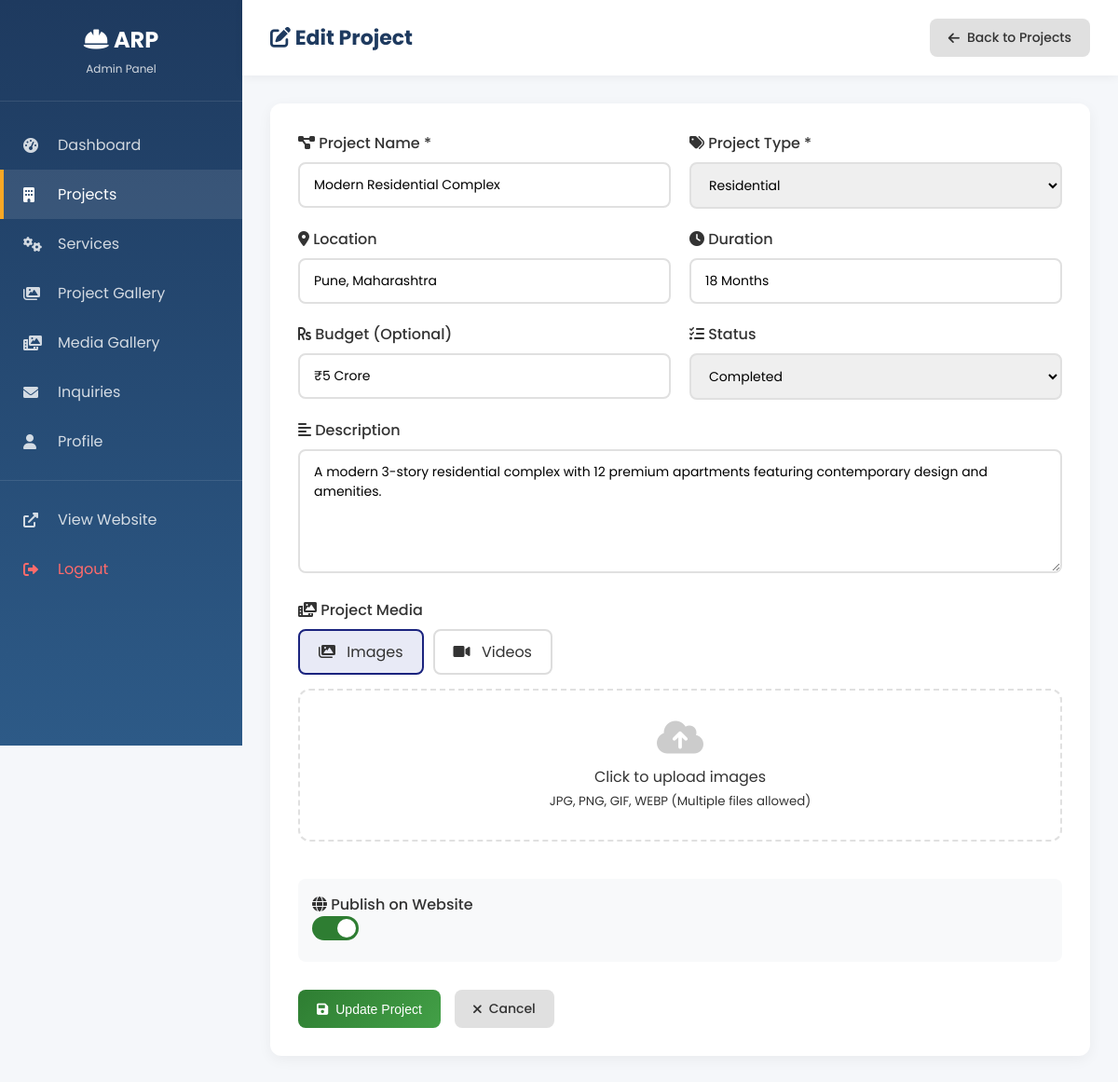
Page /admin/project-form.php?id=1 (signed in) on the committed database.
### tables this page shows
CREATE TABLE IF NOT EXISTS projects (
    id INT AUTO_INCREMENT PRIMARY KEY,
    name VARCHAR(255) NOT NULL,
    project_type ENUM('Road', 'Residential', 'Commercial', 'Infrastructure') NOT NULL,
    location VARCHAR(255),
    duration VARCHAR(100),
    budget VARCHAR(100),
    description TEXT,
    status ENUM('Completed', 'Ongoing') DEFAULT 'Ongoing',
    is_published TINYINT(1) DEFAULT 1,
    created_at TIMESTAMP DEFAULT CURRENT_TIMESTAMP,
    updated_at TIMESTAMP DEFAULT CURRENT_TIMESTAMP ON UPDATE CURRENT_TIMESTAMP
);

### include/config.php (called while the page is built, shortened)
<?php
$is_replit = getenv('DATABASE_URL') !== false;
if ($is_replit) {
    $database_url = getenv('DATABASE_URL');
    $db_parts = parse_url($database_url);
    $db_host = $db_parts['host'];
    $db_port = $db_parts['port'] ?? 5432;
    $db_user = $db_parts['user'];
    $db_pass = $db_parts['pass'];
    $db_name = ltrim($db_parts['path'], '/');
    try {
        $pdo = new PDO(
            "pgsql:host=$db_host;port=$db_port;dbname=$db_name",
            $db_user,
            $db_pass,
            [PDO::ATTR_ERRMODE => PDO::ERRMODE_EXCEPTION]
        );
        $use_pdo = true;
        $con = null;
    } catch (PDOException $e) {
        $use_pdo = false;
        $con = null;
        $pdo = null;
    }
} else {
    $db_host = "localhost";
    $db_user = "root";
    $db_pass = "";
    $db_name = "bhairavnath_construction";
    $con = @mysqli_connect($db_host, $db_user, $db_pass, $db_name);
    $use_pdo = false;
    $pdo = null;
    if ($con) {
        mysqli_set_charset($con, "utf8mb4");
    }
}
function db_query($query) {
    global $con, $pdo, $use_pdo;
    if ($use_pdo) {
        try {
            return $pdo->query($query);
        } catch (PDOException $e) {
            return false;
        }
    } elseif ($con) {
        return mysqli_query($con, $query);
    }
    return false;
}
function db_fetch($result) {
    global $use_pdo;
    if ($use_pdo) {
        return $result->fetch(PDO::FETCH_ASSOC);
    } else {
        return mysqli_fetch_assoc($result);
    }
}
?>

### admin/project-form.php (the view, shortened to what this page needs)
<?php
require_once '../include/config.php';
$project = null;
$isEdit = false;
if (isset($_GET['id'])) {
    $id = (int)$_GET['id'];
    $result = db_query("SELECT * FROM projects WHERE id = $id");
    $project = db_fetch($result);
    if ($project) {
        $isEdit = true;
    }
}
?>
<!DOCTYPE html>
<html lang="en">
<head>
    <link href="https://cdnjs.cloudflare.com/ajax/libs/font-awesome/6.0.0/css/all.min.css" rel="stylesheet">
    <link href="style.css" rel="stylesheet">
</head>
<body>
    <div class="admin-wrapper">
        <?php include 'sidebar.php'; ?>
        <main class="main-content">
            <header class="top-header">
                <h1><i class="fas fa-<?php echo $isEdit ? 'edit' : 'plus'; ?>"></i> <?php echo $isEdit ? 'Edit' : 'Add'; ?> Project</h1>
                <a href="projects.php" class="btn btn-secondary">
                    <i class="fas fa-arrow-left"></i> Back to Projects
                </a>
            </header>
            <div class="dashboard-content">
                <form method="POST" enctype="multipart/form-data" class="form-card">
                    <div class="form-row">
                        <div class="form-group">
                            <label><i class="fas fa-project-diagram"></i> Project Name *</label>
                            <input type="text" name="name" class="form-control" required
                                   value="<?php echo $project['name'] ?? ''; ?>">
                        </div>
                        <div class="form-group">
                            <label><i class="fas fa-tags"></i> Project Type *</label>
                            <select name="project_type" class="form-control" required>
                                <?php
                                $types = ['Road', 'Residential', 'Commercial', 'Infrastructure'];
                                foreach ($types as $type):
                                    $selected = (isset($project['project_type']) && $project['project_type'] == $type) ? 'selected' : '';
                                ?>
                                <option value="<?php echo $type; ?>" <?php echo $selected; ?>><?php echo $type; ?></option>
                                <?php endforeach; ?>
                            </select>
                        </div>
                    </div>
                    <div class="form-row">
                        <div class="form-group">
                            <label><i class="fas fa-map-marker-alt"></i> Location</label>
                            <input type="text" name="location" class="form-control"
                                   value="<?php echo $project['location'] ?? ''; ?>">
                        </div>
                        <div class="form-group">
                            <label><i class="fas fa-clock"></i> Duration</label>
                            <input type="text" name="duration" class="form-control" placeholder="e.g., 12 Months"
                                   value="<?php echo $project['duration'] ?? ''; ?>">
                        </div>
                    </div>
                    <div class="form-row">
                        <div class="form-group">
                            <label><i class="fas fa-rupee-sign"></i> Budget (Optional)</label>
                            <input type="text" name="budget" class="form-control" placeholder="e.g., ₹5 Crore"
                                   value="<?php echo $project['budget'] ?? ''; ?>">
                        </div>
                        <div class="form-group">
                            <label><i class="fas fa-tasks"></i> Status</label>
                            <select name="status" class="form-control">
                                <option value="Completed" <?php echo (isset($project['status']) && $project['status'] == 'Completed') ? 'selected' : ''; ?>>Completed</option>
                            </select>
                        </div>
                    </div>
                    <div class="form-group">
                        <label><i class="fas fa-align-left"></i> Description</label>
                        <textarea name="description" class="form-control" rows="5"><?php echo $project['description'] ?? ''; ?></textarea>
                    </div>
                    <div class="form-group">
                        <label><i class="fas fa-photo-video"></i> Project Media</label>
                        <div class="upload-tabs">
                            <div class="upload-tab active" onclick="switchUploadTab('images')">
                                <i class="fas fa-images"></i> Images
                            </div>
                            <div class="upload-tab" onclick="switchUploadTab('videos')">
                                <i class="fas fa-video"></i> Videos
                            </div>
                        </div>
                        <div id="imagesPanel" class="upload-panel active">
                            <div class="image-upload-area" onclick="document.getElementById('images').click()">
                                <i class="fas fa-cloud-upload-alt"></i>
                                <p>Click to upload images</p>
                                <small>JPG, PNG, GIF, WEBP (Multiple files allowed)</small>
                            </div>
                        </div>
                    </div>
                    <div class="form-group">
                        <label class="toggle-label">
                            <span><i class="fas fa-globe"></i> Publish on Website</span>
                            <label class="toggle-switch">
                                <span class="toggle-slider"></span>
                            </label>
                        </label>
                    </div>
                    <div class="form-actions">
                        <button type="submit" class="btn btn-success">
                            <i class="fas fa-save"></i> <?php echo $isEdit ? 'Update' : 'Save'; ?> Project
                        </button>
                        <a href="projects.php" class="btn btn-secondary">
                            <i class="fas fa-times"></i> Cancel
                        </a>
                    </div>
                </form>
            </div>
        </main>
    </div>
</body>
</html>

### admin/style.css (style rules this page uses)
* { margin: 0; padding: 0; box-sizing: border-box; }
body { font-family: 'Poppins', sans-serif; background: #f5f7fa; color: #333; }
.admin-wrapper { display: flex; min-height: 100vh; }
.main-content { flex: 1; margin-left: 260px; padding: 0; }
.top-header { background: white; padding: 20px 30px; display: flex; justify-content: space-between; align-items: center; box-shadow: 0 2px 10px rgba(0,0,0,0.05); position: sticky; top: 0; z-index: 100; }
.top-header h1 { font-size: 22px; color: #1e3a5f; }
.dashboard-content { padding: 30px; }
.btn { display: inline-flex; align-items: center; gap: 8px; padding: 10px 20px; border-radius: 8px; text-decoration: none; font-weight: 500; font-size: 14px; cursor: pointer; border: none; transition: all 0.3s; }
.btn-success { background: linear-gradient(135deg, #2e7d32 0%, #43a047 100%); color: white; }
.btn-secondary { background: #e0e0e0; color: #333; }
.form-card { background: white; padding: 30px; border-radius: 12px; box-shadow: 0 4px 15px rgba(0,0,0,0.05); }
.form-group { margin-bottom: 20px; }
.form-group label { display: block; margin-bottom: 8px; font-weight: 500; color: #333; }
.form-control { width: 100%; padding: 12px 15px; border: 2px solid #e0e0e0; border-radius: 8px; font-size: 14px; font-family: inherit; transition: border-color 0.3s; }
textarea.form-control { min-height: 120px; resize: vertical; }
.form-row { display: grid; grid-template-columns: repeat(2, 1fr); gap: 20px; }
.form-actions { display: flex; gap: 15px; margin-top: 30px; }
.toggle-switch { position: relative; display: inline-block; width: 50px; height: 26px; }
.toggle-slider { position: absolute; cursor: pointer; top: 0; left: 0; right: 0; bottom: 0; background-color: #ccc; transition: 0.4s; border-radius: 26px; }
.toggle-slider:before { position: absolute; content: ""; height: 20px; width: 20px; left: 3px; bottom: 3px; background-color: white; transition: 0.4s; border-radius: 50%; }
input:checked + .toggle-slider { background-color: #2e7d32; }
input:checked + .toggle-slider:before { transform: translateX(24px); }
.image-upload-area { border: 2px dashed #e0e0e0; border-radius: 12px; padding: 30px; text-align: center; cursor: pointer; transition: border-color 0.3s; }
.image-upload-area i { font-size: 40px; color: #ccc; margin-bottom: 10px; }

### admin/project-form.php (style rules this page uses)
.toggle-label { display: flex; justify-content: space-between; align-items: center; padding: 15px; background: #f8f9fa; border-radius: 8px; }
.upload-tabs { display: flex; gap: 10px; margin-bottom: 15px; }
.upload-tab { padding: 10px 20px; border: 2px solid #ddd; border-radius: 8px; cursor: pointer; transition: all 0.3s; background: white; }
.upload-tab.active { border-color: #1a237e; background: #e8eaf6; }
.upload-tab i { margin-right: 8px; }
.upload-panel { display: none; }
.upload-panel.active { display: block; }

### rows in the picture
projects: name "Modern Residential Complex", location "Pune, Maharashtra", duration "18 Months", budget "₹5 Crore", status "Completed", description "A modern 3-story residential complex with 12 premium apartments featuring contemporary design and amenities."

### other values in the picture
form field project_type "Residential"
